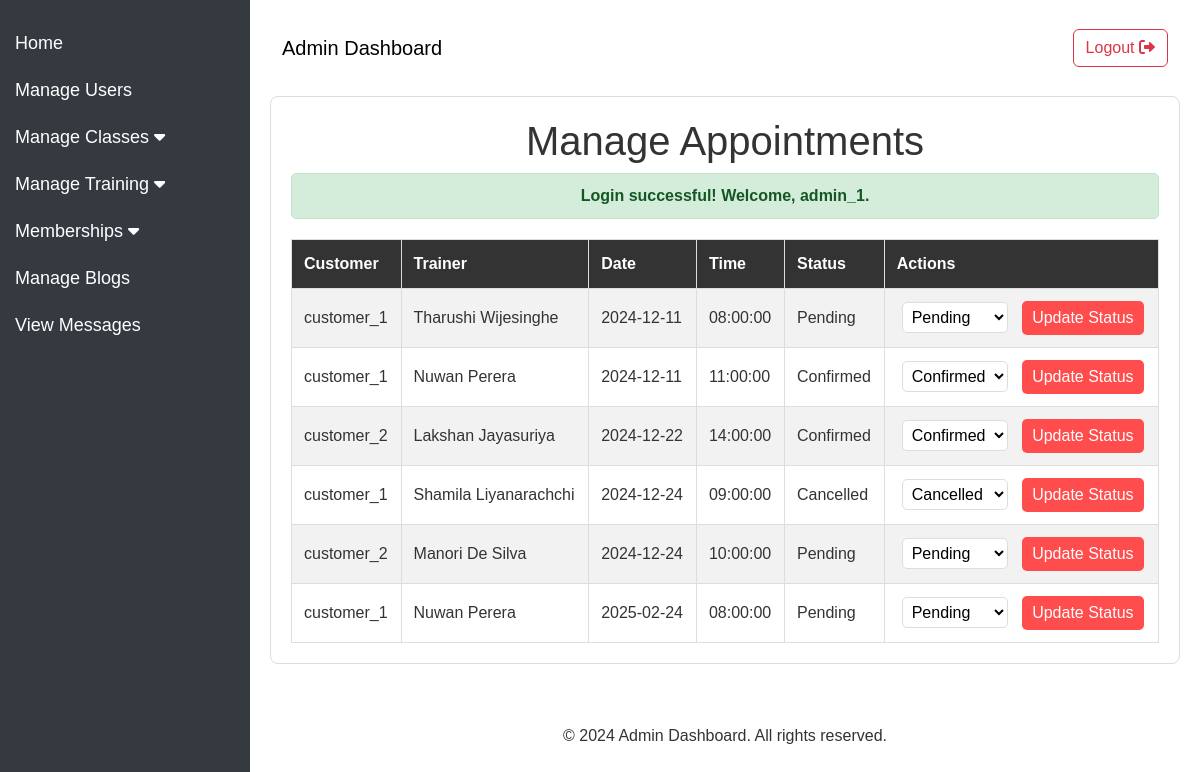
The app's page /fitzone/admin/manage_appointments.php (signed in) with its own data.
### tables this page shows
CREATE TABLE `appointments` (
  `appointment_id` int(11) NOT NULL,
  `customer_id` int(11) NOT NULL,
  `trainer_id` int(11) NOT NULL,
  `appointment_date` date NOT NULL,
  `appointment_time` time NOT NULL,
  `status` enum('Pending','Confirmed','Cancelled') DEFAULT 'Pending',
  `created_at` timestamp NOT NULL DEFAULT current_timestamp()
);

CREATE TABLE `customers` (
  `id` int(11) NOT NULL,
  `username` varchar(50) NOT NULL,
  `email` varchar(100) NOT NULL,
  `password` varchar(255) NOT NULL,
  `created_at` timestamp NOT NULL DEFAULT current_timestamp()
);

CREATE TABLE `trainers` (
  `id` int(11) NOT NULL,
  `name` varchar(100) NOT NULL,
  `expertise` text NOT NULL,
  `bio` text DEFAULT NULL,
  `availability` varchar(255) DEFAULT NULL,
  `photo_path` varchar(255) DEFAULT NULL,
  `session_price` decimal(10,2) DEFAULT NULL
);

### fitzone/admin/manage_appointments.php (the view, shortened to what this page needs)
<?php
include 'database_connection.php';
$query = "
    SELECT a.appointment_id, a.appointment_date, a.appointment_time, a.status,
           c.username AS customer_name, t.name AS trainer_name
    FROM appointments a
    JOIN customers c ON a.customer_id = c.id
    JOIN trainers t ON a.trainer_id = t.id
    ORDER BY a.appointment_date, a.appointment_time
";
$appointments = $conn->query($query);
include 'assists/header_admin.php';
?>
<section class="manage-appointments">
    <h1>Manage Appointments</h1>
    <?php if (isset($_SESSION['success'])): ?>
        <div class="message success"><?= $_SESSION['success']; ?></div>
    <?php elseif (isset($_SESSION['error'])): ?>
        <div class="message error"><?= $_SESSION['error']; ?></div>
        <?php unset($_SESSION['error']); ?>
    <?php endif; ?>
    <table border="1">
        <tr>
            <th>Customer</th>
            <th>Trainer</th>
            <th>Date</th>
            <th>Time</th>
            <th>Status</th>
            <th>Actions</th>
        </tr>
        <?php while ($row = $appointments->fetch_assoc()): ?>
        <tr>
            <td><?= htmlspecialchars($row['customer_name']) ?></td>
            <td><?= htmlspecialchars($row['trainer_name']) ?></td>
            <td><?= htmlspecialchars($row['appointment_date']) ?></td>
            <td><?= htmlspecialchars($row['appointment_time']) ?></td>
            <td><?= htmlspecialchars($row['status']) ?></td>
            <td>
                <form method="post">
                    <select name="status">
                        <option value="Pending" <?= $row['status'] === 'Pending' ? 'selected' : '' ?>>Pending</option>
                        <option value="Confirmed" <?= $row['status'] === 'Confirmed' ? 'selected' : '' ?>>Confirmed</option>
                        <option value="Cancelled" <?= $row['status'] === 'Cancelled' ? 'selected' : '' ?>>Cancelled</option>
                    </select>
                    <button class="btn2" type="submit">Update Status</button>
                </form>
            </td>
        </tr>
        <?php endwhile; ?>
    </table>
</section>
<?php include 'assists/footer_admin.php'; ?>

### fitzone/admin/assists/header_admin.php (style rules this page uses)
body { display: flex; min-height: 100vh; flex-direction: column; }

### fitzone/admin/manage_appointments.php (style rules this page uses)
body { font-family: Arial, sans-serif; background-color: #ffffff; color: #333333; margin: 0; padding: 0; }
.manage-appointments { max-width: 1000px; margin: 20px auto; padding: 20px; background-color: #ffffff; color: #333; border: 1px solid #ddd; border-radius: 8px; }
.manage-appointments h1 { text-align: center; color: #333; }
table { width: 100%; border-collapse: collapse; margin-top: 20px; }
th, td { border: 1px solid #ddd; padding: 12px; text-align: left; }
th { background-color: #333; color: #ffffff; }
tr:nth-child(even) { background-color: #f2f2f2; }
.btn2 { background-color: #ff4c4c; color: #ffffff; margin-left: 10px; border: none; border-radius: 5px; padding: 5px 10px; cursor: pointer; }
select { padding: 5px; border: 1px solid #ddd; border-radius: 5px; background-color: #ffffff; margin-left: 5px; }
.message { padding: 10px; margin-bottom: 20px; border-radius: 5px; text-align: center; font-weight: bold; }
.success { background-color: #d4edda; color: #155724; border: 1px solid #c3e6cb; }

### records on screen
appointments: customer.username "customer_1", trainer.name "Tharushi Wijesinghe", appointment_date "2024-12-11", appointment_time "08:00:00", status "Pending"
appointments: customer.username "customer_1", trainer.name "Nuwan Perera", appointment_date "2024-12-11", appointment_time "11:00:00", status "Confirmed"
appointments: customer.username "customer_2", trainer.name "Lakshan Jayasuriya", appointment_date "2024-12-22", appointment_time "14:00:00", status "Confirmed"
appointments: customer.username "customer_1", trainer.name "Shamila Liyanarachchi", appointment_date "2024-12-24", appointment_time "09:00:00", status "Cancelled"
appointments: customer.username "customer_2", trainer.name "Manori De Silva", appointment_date "2024-12-24", appointment_time "10:00:00", status "Pending"
appointments: customer.username "customer_1", trainer.name "Nuwan Perera", appointment_date "2025-02-24", appointment_time "08:00:00", status "Pending"

### other values on screen
$_SESSION['success'] "Login successful! Welcome, admin_1."
